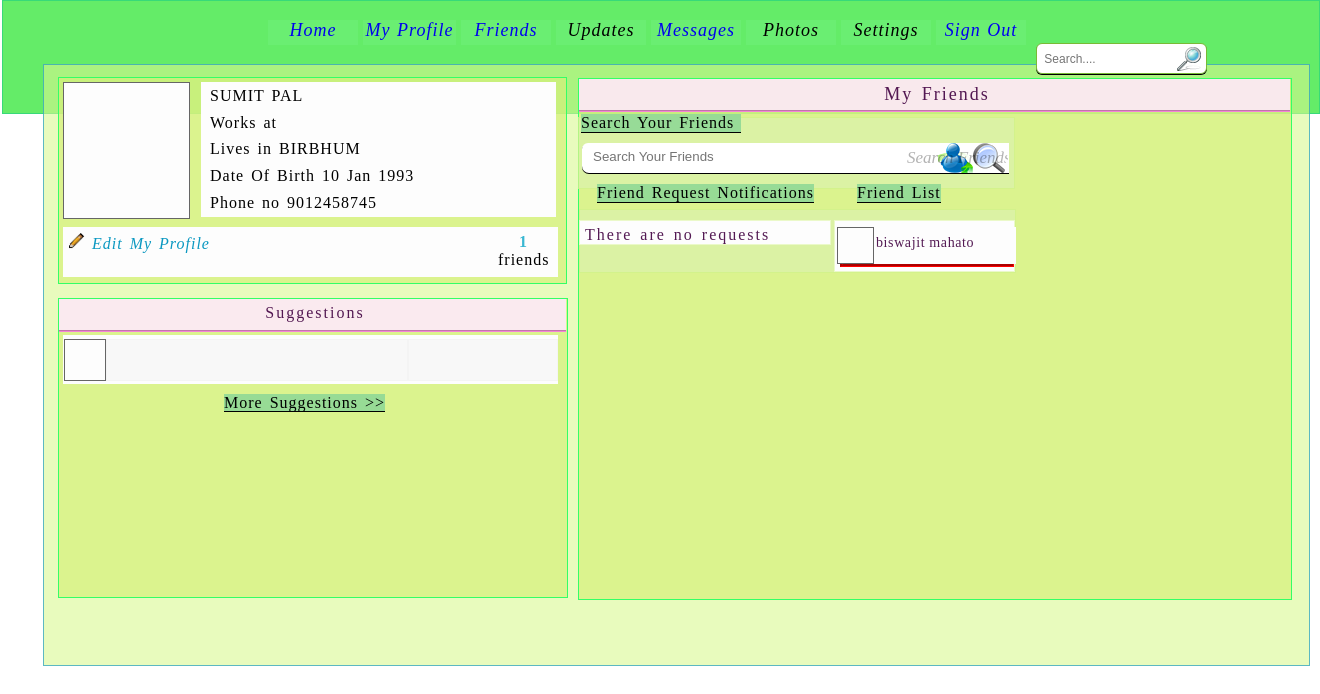
Page /friends.php (signed in) on the committed database.
### tables this page shows
CREATE TABLE IF NOT EXISTS `members` (
  `mem_id` int(20) NOT NULL AUTO_INCREMENT,
  `username` varchar(32) NOT NULL,
  `password` varchar(32) NOT NULL,
  `fname` varchar(30) NOT NULL,
  `lname` varchar(30) NOT NULL,
  `address` varchar(35) NOT NULL,
  `DOB` date NOT NULL,
  `email` varchar(30) NOT NULL,
  `contact` varchar(30) NOT NULL,
  `gender` varchar(10) NOT NULL,
  PRIMARY KEY (`mem_id`)
);

CREATE TABLE IF NOT EXISTS `friends` (
  `req_id` int(11) NOT NULL AUTO_INCREMENT,
  `sender` varchar(30) NOT NULL,
  `receiver` varchar(30) NOT NULL,
  `accept` varchar(10) NOT NULL DEFAULT 'no',
  PRIMARY KEY (`req_id`)
);

### friends.php (the view, shortened to what this page needs)
<!DOCTYPE html PUBLIC "-//W3C//DTD XHTML 1.0 Transitional//EN" "http://www.w3.org/TR/xhtml1/DTD/xhtml1-transitional.dtd">
<html xmlns="http://www.w3.org/1999/xhtml">
<head>
<link href="css/friends.css" rel="stylesheet" type="text/css">
</head>
<body>
<?php
require_once("dbcon.php");
if((isset($_SESSION["username"])) && (isset($_SESSION["password"]))){
	$username=$_SESSION["username"];
	$password=$_SESSION["password"];
	$query1def="SELECT * FROM `members` WHERE `username`='$username' AND `password`='$password'";
	$result1def=mysql_query($query1def, $conn);
	$list1def = mysql_fetch_assoc($result1def);
?>
<div id="body">
<div id="head">
<div id="mnubar">
  <span id="home"><a href="home.php"> Home </a></span>
  <span id="myprofile"><a href="edit.php"> My Profile </a></span>
  <span id="friends"><a href="friends.php"> Friends </a></span>
  <span id="updates"> Updates</span>
  <span id="messages"> <a href="message.php"> Messages </a></span>
  <span id="photos"> Photos</span>
  <span id="settings"> Settings</span>
  <span id="signout"><a href="logout.php"> Sign Out </a></span>
</div>
<div id="src">
  <form id="frmsrc" name="frmsrc" method="post" action="s_friend_r.php">
  <input name="txtsearch" type="text" id="txtsrc" maxlength="50" placeholder=" Search...." onfocus="value=''" required/>
  <input name="btnsrc" type="submit" id="btnsrc" value=""  />
  </form>
</div>
</div>
</div>
<div id="main">
<div id="topleft">
<div id="photo">
</div>
<div id="details">
  <table width="347" height="135" border="0" cellpadding="2" cellspacing="2">
    <tr>
      <td><?php echo strtoupper( $list1def['fname'].' '.$list1def['lname']); ?></td>
    </tr>
    <tr>
      <td>Works at</td>
    </tr>
    <tr>
      <td>Lives in <?php echo strtoupper( $list1def['address']) ?></td>
    </tr>
    <tr>
      <td>Date Of Birth <?php $DOBDt=date_create($list1def['DOB']); echo date_format($DOBDt,"j M Y"); ?></td>
    </tr>
    <tr>
      <td>Phone no <?php echo $list1def['contact'] ?></td>
    </tr>
  </table>
</div>
<div id="photobottom">
<a href="edit.php?mem_id=<?php echo $list1def['mem_id'];?>">
	 <em id="txtEMP"><img src="images/edit.gif" width="17" height="17" /> Edit My Profile </em> </a>
<label id="noFrnd" >
  	<center><strong style="color:rgba(35,175,205,0.9)">
    <?php require("number_of_friends.php"); ?>
    </strong><br> friends</center>
</label>
</div>
</div>
<div id="topright">
<label id="activity" > Search Your Friends </label>
  <div id="myfrnd"><center> My Friends</center></div>
<div id="fsearch">
  <form id="frmsearch" method="post" action="s_friend_r.php">
    <input type="search" name="txtsearch" id="txtsearch" maxlength="50" placeholder="Search Your Friends" required/>
    <input name="btnsearch" id="btnsearch" type="submit" value="Search Friends" />
  </form>
</div>
<label id="lblntf" > Friend Request Notifications  </label>
<label id="lblfrndlist" > Friend List </label>
<div id="pnlfrnd">
<div id="frndntf">
<?php
	$query1ntf="SELECT * FROM `friends` WHERE `receiver`='$username' AND `accept`='no'";
	$result1ntf=mysql_query($query1ntf, $conn);
	if(mysql_num_rows($result1ntf) == 0) {
		echo "There are no requests";}
	else	{
	  while ($list1ntf = mysql_fetch_assoc($result1ntf)) {
		    $acceptusername=$list1ntf['sender'];
		    $query2ntf="SELECT * FROM `members` WHERE `username`='$acceptusername'";
			$result2ntf=mysql_query($query2ntf, $conn);
			$list2ntf = mysql_fetch_assoc($result2ntf);
?>
	<div id="frndntfbox">
<div id="frndntfphoto"></div>
<div id="frndntfname">
<?php echo $list2ntf['fname']." ".$list2ntf['lname'];?>
</div>
<div id="frndntfstatus">
<?php
   $query3ntf = "SELECT * FROM `friends` WHERE `sender`='$acceptusername' AND `receiver`='$username' AND `accept`='yes'";
   $result3ntf = mysql_query($query3ntf, $conn);
   if(mysql_num_rows($result3ntf) !== 0){
	   	echo 'friend request accepted';}
	else{
   ?>
    <a href="accept_req.php?fname=<?php echo $list2ntf['fname'];?>&lname=<?php echo $list2ntf['lname'];?>">+Accept+</a>
   <?php } ?>
</div>
	</div>
<?php }} ?>
</div>
<div id="frndlist">
<?php
	$query9list="SELECT * FROM `friends` WHERE `sender`='$username' AND `accept`='yes'";
	$result9list=mysql_query($query9list, $conn);
?>
<?php
	if (mysql_num_rows($result9list) !== 0) {
	while($list9list = mysql_fetch_assoc($result9list)) {
			$r_username=$list9list['receiver'];
		  	$query9_1list="SELECT * FROM `members` WHERE `username`='$r_username'";
			$result9_1list=mysql_query($query9_1list, $conn);
			$list9_1list = mysql_fetch_assoc($result9_1list);
?>
 	<div id="frndlistbox">
<div id="frndlistphoto">
</div>
<div id="frndlistname">
<?php echo $list9_1list['fname']." ".$list9_1list['lname'];?>
</div>
	</div>
<?php } } ?>
</div>
</div>
</div>
<div id="midleft">
  <div id="sugghead" align="center"> Suggestions </div>
  <div id="suggbod">
  <div id="sugphoto"></div>
  <div id="sugname"></div>
  <div id="sugstatus"></div>
  </div>
  <label id="moresug"> More Suggestions >> </label>
</div>
</div>
<?php  }
else{
	$_SESSION["LoggedOut"]="AlreadyLoggedOut";
	session_write_close();
	header("location: index.php");
	exit();
	}
 ?>
</body>
</html>

### rows in the picture
members: fname+lname "SUMIT PAL", address "BIRBHUM", DOB "10 Jan 1993", contact "9012458745"
friends: members.fname "biswajit", members.lname "mahato"

### other values in the picture
$counterno "1"
